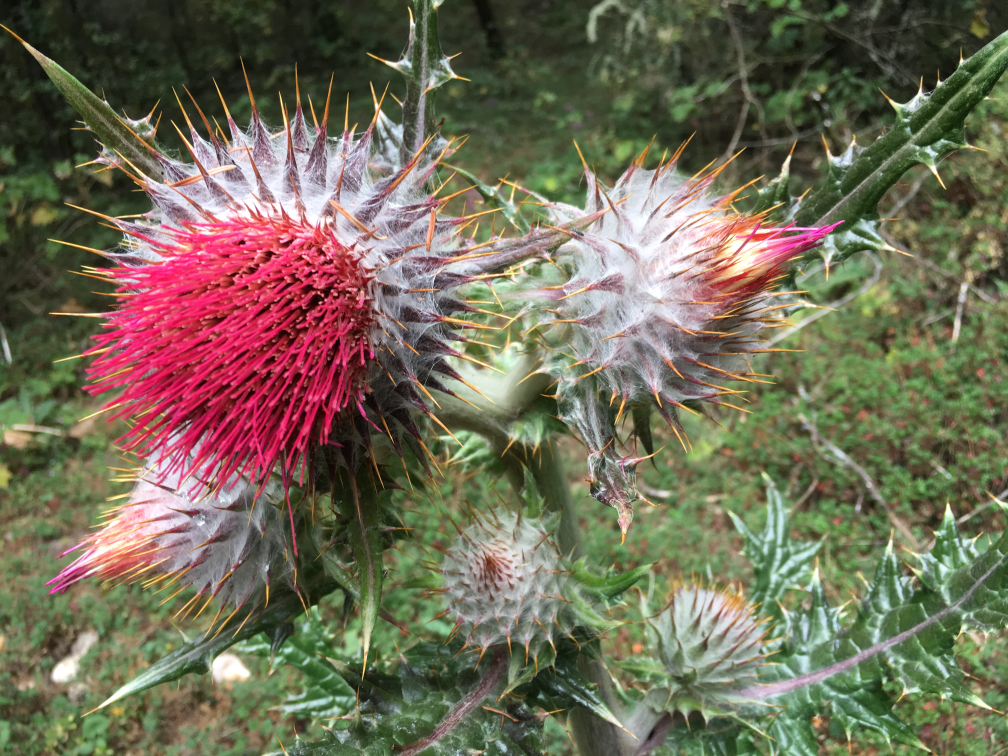
#> input picture DeepLearning/FractGauss/flor.JPG, 4032 x 3024 px (shown at 1/4 size)
$ jupyter execute --allow-errors fract_gauss.ipynb   (shell and % lines are left out)
#> lines starting #> are read from the running program, lines starting #| are printed output that depends on the picture
### DeepLearning/FractGauss/fractgaussian.py
import scipy as sp
import numpy as np


class FDGF():
    def __init__(self, nu=0.99, ws=15, mu=10, sigma=1):
        self.nu = nu
        self.window_size = ws
        self.mu = mu
        self.sigma = sigma

        self.reset()

    def reset(self):
        # Get the time series
        series = np.linspace(
            np.max(self.mu - 3 * self.sigma, 0),
            self.mu + 3 * self.sigma,
            self.window_size
        )

        # Get the integer derivatives
        dG0 = self._df0dt0(series)
        dG1 = self._df1dt1(series)

        # Components
        self.dG0x = np.tile(dG0, (self.window_size, 1))
        nu_int = np.floor(self.nu)
        nu_fra = self.nu - nu_int
        gamma = nu_fra / (1 - nu_fra)

        if nu_int == 0:
            DG = self.cf_gauss_der(series)
        elif nu_int == 1:
            DG = (gamma + 1) * dG1 - gamma * self.cf_gauss_der(series)
        else:
            raise NotImplementedError("Fractional order not implemented")

        self.DG = np.reshape(DG, (DG.shape[0], 1))

    def _df_base(self, var):
        return np.exp(-(self.mu - var) ** 2 / (2 * self.sigma ** 2))

    def _df0dt0(self, var):
        exp_fun = self._df_base(var)
        scale_constant = self.sigma * np.sqrt(2 * np.pi)
        return exp_fun / scale_constant

    def _df1dt1(self, var):
        exp_fun = self._df_base(var) * 2 * (self.mu - var)
        scale_constant = 2 * (self.sigma ** 3) * np.sqrt(2 * np.pi)
        return exp_fun / scale_constant

    # [5 lines left out: function _int_func, not called in this run]

    def cf_gauss_der(self, var):
        alpha = self.nu / (1 - self.nu)
        par1 = -(var - self.mu - (self.sigma ** 2) * alpha / 2) * alpha
        par3 = (self.mu / self.sigma + self.sigma * alpha) / np.sqrt(2)
        par2 = var / (self.sigma * np.sqrt(2)) - par3

        y = []
        for v in var:
            y.append(sp.integrate.quadrature(
                lambda x: self._int_func(x, alpha, v), 0, v)[0])

        ks = np.sqrt(1 / (2 * np.pi)) * (1 + alpha) / self.sigma
        Df1 = np.exp(par1 - par2 ** 2) - np.exp(par1 - par3 ** 2)
        Df2 = alpha * np.array(y)
        return ks * (Df1 - Df2)


# [3 lines that do not run on import are left out]

### DeepLearning/FractGauss/fract_gauss.ipynb
[cell 1]
from google.colab import drive
drive.mount("/content/gdrive")
%cd "/content/gdrive/MyDrive/InteligenciaArtificial_CienciaDatos/Reto2Seminario"

from fractgaussian import FDGF
import matplotlib.pyplot as plt
from scipy.signal import convolve2d
from scipy.ndimage import convolve as imfilter
from skimage.color import rgb2gray
import numpy as np
from skimage.transform import rescale

[cell 2]
image1 = plt.imread("flor.JPG")
#> image1 is the input picture: shape (3024, 4032, 3); mean R, G, B 114.3, 108.1, 87.7
plt.imshow(image1)
plt.axis('Off')
plt.show()

[cell 3]
imageB = plt.imread("flor.JPG")[:,:,2]
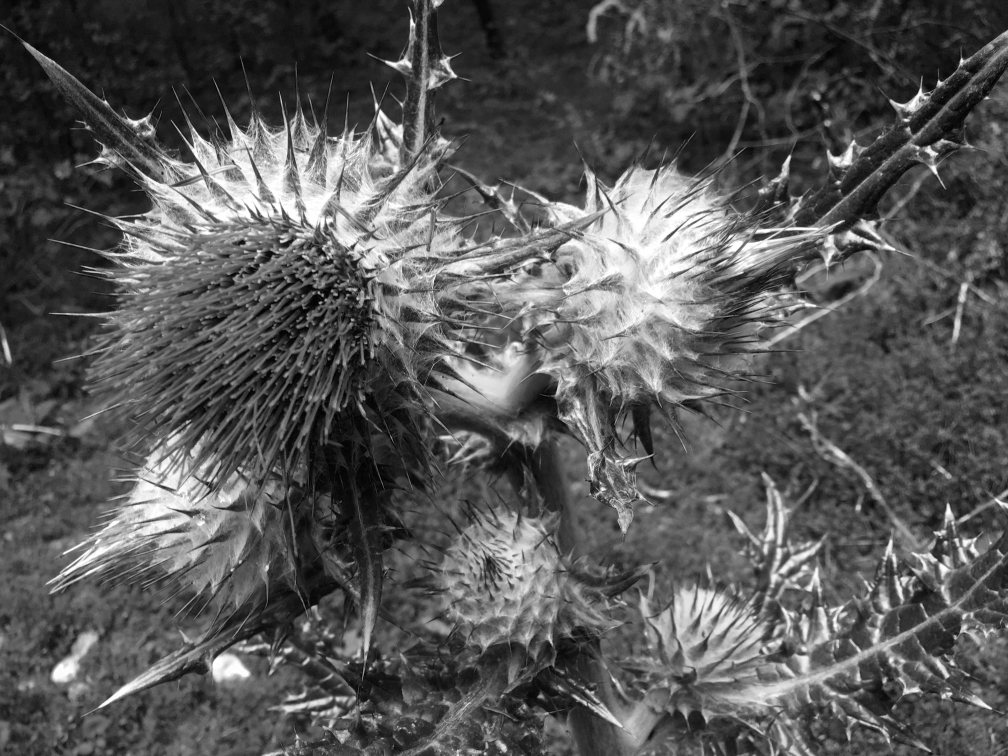
#> imageB: shape (3024, 4032) (shown at 1/4 size); min 0, max 255, mean 87.7
plt.imshow(image1, cmap='Blues')
plt.axis('Off')
plt.show()

[cell 4]
imageG = plt.imread("flor.JPG")[:,:,1]
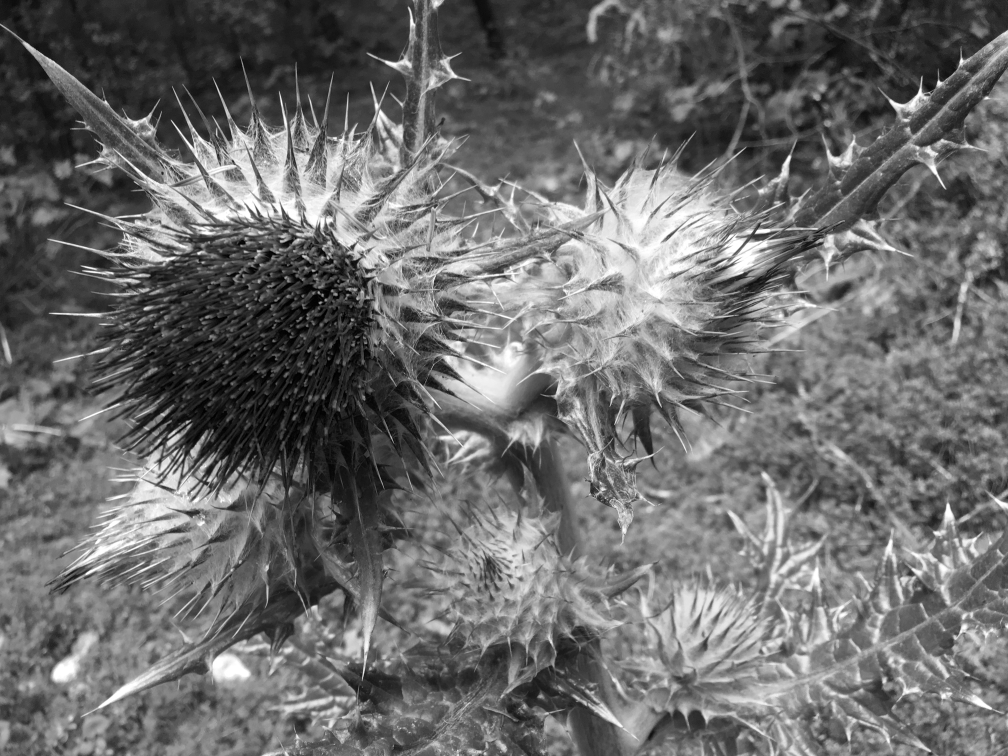
#> imageG: shape (3024, 4032) (shown at 1/4 size); min 0, max 255, mean 108.1
plt.imshow(image1, cmap='Greens')
plt.axis('Off')
plt.show()

[cell 5]
imageR = plt.imread("flor.JPG")[:,:,0]
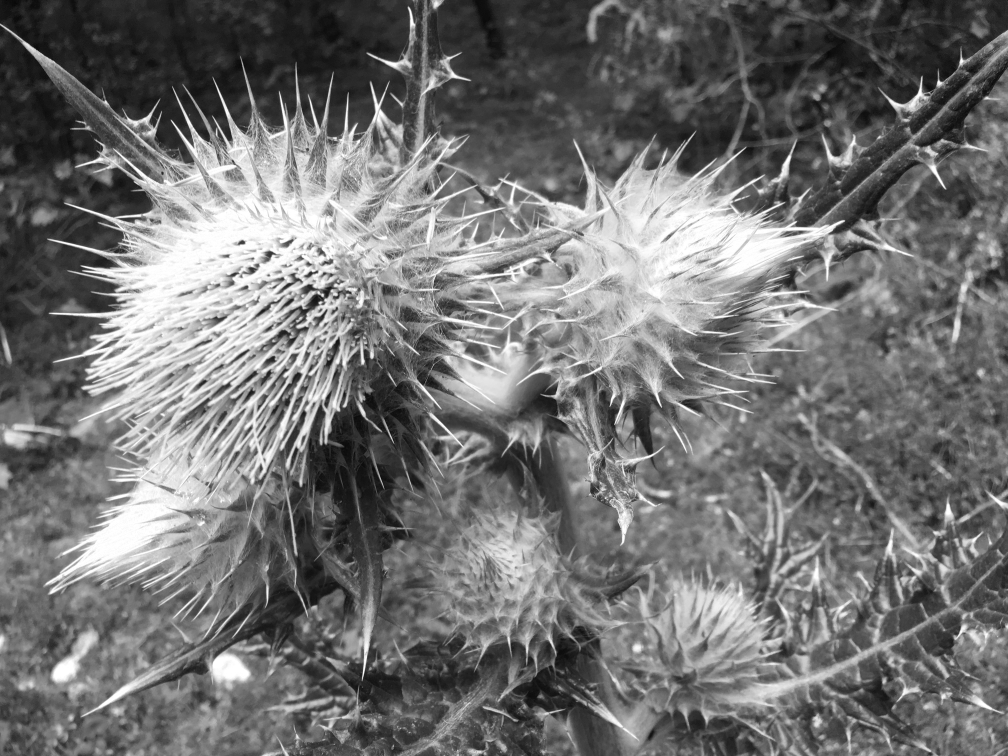
#> imageR: shape (3024, 4032) (shown at 1/4 size); min 0, max 255, mean 114.3
plt.imshow(image1, cmap='Reds')
plt.axis('Off')
plt.show()

[cell 6]
image2 = rgb2gray(image1)
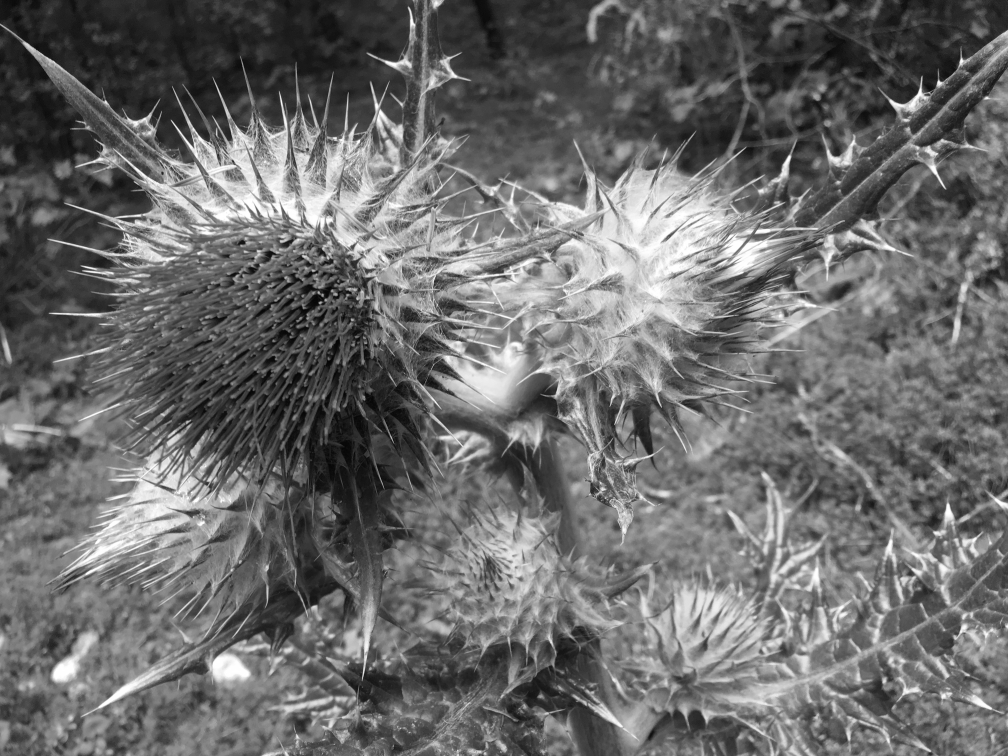
#> image2: shape (3024, 4032) float64 (shown at 1/4 size); min 0.0025, max 1, mean 0.423
plt.imshow(image2, cmap="gray")
plt.axis('Off')
plt.show()

[cell 7]
nu_val = 0.99
#> (the rest of this cell did not finish here and is left out)

plt.plot(filter)
plt.show()

[cell 8]
def fract_filtering(image, nu):
    if np.floor(nu) == 0:
        fract_filter = FDGF(nu).DG
        im_x = convolve2d(image, fract_filter, "same")
        im_y = convolve2d(image, fract_filter.T, "same")
        im_f = np.sqrt(im_x ** 2 + im_y ** 2)
    elif np.floor(nu) == 1:
        filter_base = FDGF(nu)
        DG_x = np.tile(filter_base.DG.T, (filter_base.DG.shape[0], 1))
        fract_filter = DG_x * filter_base.dG0x.T + \
            DG_x.T * filter_base.dG0x
        im_f = imfilter(image, fract_filter)
        im_f = im_f / sum(im_f)

    return 255 * (im_f - np.min(im_f)) / (np.max(im_f) - np.min(im_f))

[cell 9]
# [6 lines of commented-out code are left out]

nu_vals = [0.497, 0.746, 0.995]

#> (the rest of this cell did not finish here and is left out)
